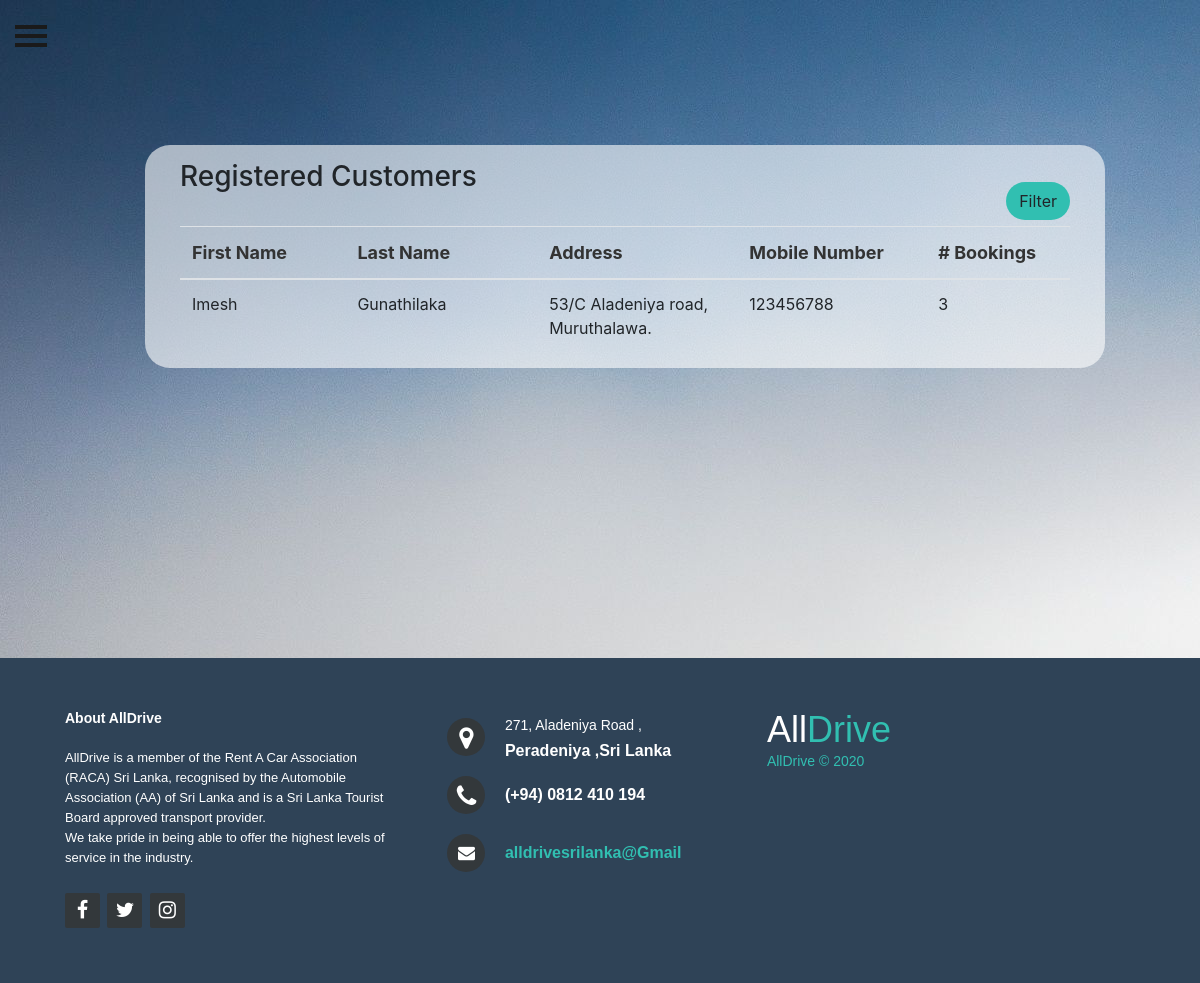
The page /Admin/customers.php (signed in) on the database its author committed.
### tables this page shows
CREATE TABLE `customer` (
  `customer_id` int(11) NOT NULL,
  `email` text NOT NULL,
  `f_name` text NOT NULL,
  `l_name` text NOT NULL,
  `address` text NOT NULL,
  `tel_no` bigint(11) NOT NULL,
  `login_id` bigint(20) DEFAULT NULL
);

### Admin/customers.php (the view, shortened to what this page needs)
<!DOCTYPE html>
<html>
	<head>
		<?php
        include('DBconnection.php');
        ?>
        <link rel="stylesheet" href="https://maxcdn.bootstrapcdn.com/font-awesome/4.7.0/css/font-awesome.min.css">
        <link rel="stylesheet" href="customerStyle.css">
        <link rel="stylesheet" href="https://stackpath.bootstrapcdn.com/bootstrap/4.5.0/css/bootstrap.min.css">
	</head>
	<body>
		<div id="wrapper">
	        <div id="page-content-wrapper">
	            <button type="button" class="hamburger animated fadeInLeft is-closed" data-toggle="offcanvas">
	                <span class="hamb-top"></span>
	    			<span class="hamb-middle"></span>
					<span class="hamb-bottom"></span>
	            </button>
	            <div class="container">
	            	<section id="Customers" class="section">
						<div class="upContain">
						    <div class="row">
						        <div class="panel panel-primary filterable">
						            <div class="panel-heading">
						                <h3 class="panel-title">Registered Customers</h3>
						                <div class="pull-right">
						                    <button class="btn btn-default btn-xs btn-filter"><span class="glyphicon glyphicon-filter"></span> Filter</button>
						                </div>
						            </div>
						            <br>
						            <table class="table">
						                <thead>
						                    <tr class="filters">
						                        <th><input type="text" class="form-control" placeholder="First Name" disabled></th>
						                        <th><input type="text" class="form-control" placeholder="Last Name" disabled></th>
						                        <th><input type="text" class="form-control" placeholder="Address" disabled></th>
						                        <th><input type="text" class="form-control" placeholder="Mobile Number" disabled></th>
						                        <th><input type="text" class="form-control" placeholder="# Bookings" disabled></th>
						                    </tr>
						                </thead>
						                <tbody>
						            		<?php
						                        $sql = "select * from customer where login_id IS NOT NULL order by customer_id DESC;";
						                        $result = mysqli_query($conn, $sql);
						                        if(mysqli_num_rows($result) > 0)
						                        {
						                            while($row = mysqli_fetch_array($result))
						                            {
						                            	$login_id=$row["login_id"];
						                            	$sql1 = "select * from booking where login_id ='$login_id'";
						                        		$result1 = mysqli_query($conn, $sql1);
						                        		$row1 = mysqli_num_rows($result1);
						                    ?>
							                    <tr>
							                        <td><?php echo $row["f_name"]; ?></td>
							                        <td><?php echo $row["l_name"]; ?></td>
							                        <td><?php echo $row["address"]; ?></td>
							                        <td><?php echo $row["tel_no"]; ?></td>
							                        <td><?php echo $row1; ?></td>
							                    </tr>
						            		<?php
						                            }
						                        }
						                        else
						                        {
						                        ?>
						                        	<tr>
							                        <td>No Data</td>
							                    	</tr>
							                    <?php
						                        }
						                    ?>
						                </tbody>
						            </table>
						        </div>
						    </div>
						</div>
					</section>
					<br><br><br><br><br><br><br><br><br><br>
	            </div>
            <div>
                <footer class="footer">
                    <div class="footer-left col-md-4 col-sm-6">
                        <p class="about">
                            <span> About AllDrive</span>AllDrive is a member of the Rent A Car Association (RACA) Sri Lanka, recognised by the Automobile Association (AA) of Sri Lanka and is a Sri Lanka Tourist Board approved transport provider.
                            <br>
                            We take pride in being able to offer the highest levels of service in the industry.
                        </p>
                        <div class="icons">
                            <a href="https://web.facebook.com/AllDrive-103548621726091" target="_blank"><i class="fa fa-facebook"></i></a>
                            <a href="https://twitter.com/SriDrive" target="_blank"><i class="fa fa-twitter"></i></a>
                            <a href="https://www.instagram.com/alldrivesrilanka" target="_blank"><i class="fa fa-instagram"></i></a>
                        </div>
                    </div>
                    <div class="footer-center col-md-4 col-sm-6">
                        <div>
                            <i class="fa fa-map-marker"></i>
                            <p><span> 271, Aladeniya Road ,</span> Peradeniya ,Sri Lanka</p>
                            </div>
                        <div>
                            <i class="fa fa-phone"></i>
                            <p> (+94) 0812 410 194</p>
                        </div>
                        <div>
                            <i class="fa fa-envelope"></i>
                            <p><a href="https://mail.google.com/mail/?view=cm&fs=1&to=alldrivesrilanka@Gmail.com" target="_blank"> alldrivesrilanka@Gmail</a></p>
                        </div>
                    </div>
                    <div class="footer-right col-md-4 col-sm-6">
                        <h2> All<span>Drive</span></h2>
                        <p class="name"> AllDrive &copy; 2020</p>
                    </div>
                </footer>
            </div>
	        </div>
	    </div>
	</body>
</html>

### Admin/customerStyle.css (style rules this page uses)
body { font-family: 'Varela Round', sans-serif; background-image: url("images/Common/backg.jpg"); background-repeat: no-repeat; background-attachment: fixed; background-position: center top; position: relative; overflow-x: hidden; }
body, html { height: 100%; }
#wrapper { padding-left: 0; -webkit-transition: all 0.5s ease; -moz-transition: all 0.5s ease; -o-transition: all 0.5s ease; transition: all 0.5s ease; }
#page-content-wrapper { width: 100%; padding-top: 70px; }
.hamburger { position: fixed; top: 20px; z-index: 999; display: block; width: 32px; height: 32px; margin-left: 15px; background: transparent; border: none; }
.hamburger.is-closed:before { content: ''; display: block; width: 100px; font-size: 14px; color: #fff; line-height: 32px; text-align: center; opacity: 0; -webkit-transform: translate3d(0,0,0); -webkit-transition: all .35s ease-in-out; }
.hamburger.is-closed .hamb-top, .hamburger.is-closed .hamb-middle, .hamburger.is-closed .hamb-bottom, .hamburger.is-open .hamb-top, .hamburger.is-open .hamb-middle, .hamburger.is-open .hamb-bottom { position: absolute; left: 0; height: 4px; width: 100%; }
.hamburger.is-closed .hamb-top, .hamburger.is-closed .hamb-middle, .hamburger.is-closed .hamb-bottom { background-color: #1a1a1a; }
.hamburger.is-closed .hamb-top { top: 5px; -webkit-transition: all .35s ease-in-out; }
.hamburger.is-closed .hamb-middle { top: 50%; margin-top: -2px; }
.hamburger.is-closed .hamb-bottom { bottom: 5px; -webkit-transition: all .35s ease-in-out; }
.footer { background-color: #2f4357; width: 100%; text-align: left; font-family: sans-serif; font-weight: bold; font-size: 16px; padding: 50px; margin-top: 50px; }
.footer .footer-left, .footer .footer-center, .footer .footer-right { display: inline-block; vertical-align: top; }
.footer .footer-left { width: 33%; padding-right: 15px; }
.footer .about { line-height: 20px; color: #ffffff; font-size: 13px; font-weight: normal; margin: 0; }
.footer .about span { display: block; color: #ffffff; font-size: 14px; font-weight: bold; margin-bottom: 20px; }
.footer .icons { margin-top: 25px; }
.footer .icons a { display: inline-block; width: 35px; height: 35px; cursor: pointer; background-color: #33383b; border-radius: 2px; font-size: 20px; color: #ffffff; text-align: center; line-height: 35px; margin-right: 3px; margin-bottom: 5px; }
.footer .footer-center { width: 30%; }
.footer .footer-center i { background-color: #33383b; color: #ffffff; font-size: 25px; width: 38px; height: 38px; border-radius: 50%; text-align: center; line-height: 42px; margin: 10px 15px; vertical-align: middle; }
.footer .footer-center i.fa-envelope { font-size: 17px; line-height: 38px; }
.footer .footer-center p { display: inline-block; color: #ffffff; vertical-align: middle; margin: 0; }
.footer .footer-center p span { display: block; font-weight: normal; font-size: 14px; line-height: 2; }
.footer .footer-center p a { color: #31bfb1; text-decoration: none; }
.footer .footer-right { width: 35%; }
.footer h2 { color: #ffffff; font-size: 36px; font-weight: normal; margin: 0; }
.footer h2 span { color: #31bfb1; }
.footer .name { color: #31bfb1; font-size: 14px; font-weight: normal; margin: 0; }
.filterable { margin-top: 15px; margin-left: 50px; margin-right: 50px; }
.filterable .panel-heading .pull-right { background-color: #31bfb1; margin-top: -20px; border-radius: 25px; }
.filterable .filters input[disabled] { background-color: transparent; border: none; cursor: auto; box-shadow: none; padding: 0; height: auto; font-weight: 700; font-size: 18px; }
.upContain { margin-left: 100px; margin-right: 50px; margin-top: 75px; border-radius: 25px; background-color: rgba(255,255,255,.6); }

### rows shown on the page
customer: f_name "Imesh", l_name "Gunathilaka", address "53/C Aladeniya road, Muruthalawa.", tel_no "123456788", row1 "3"
